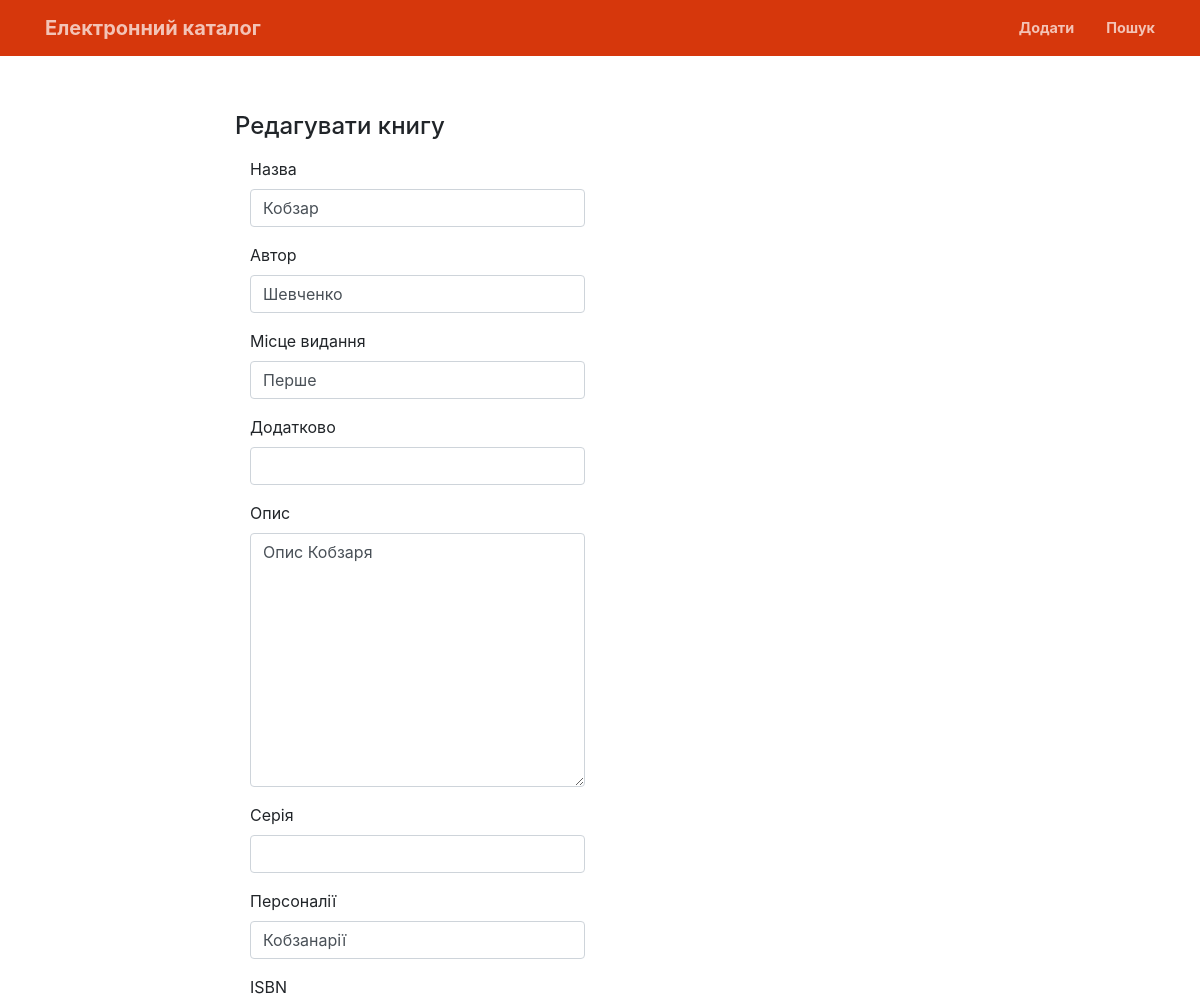
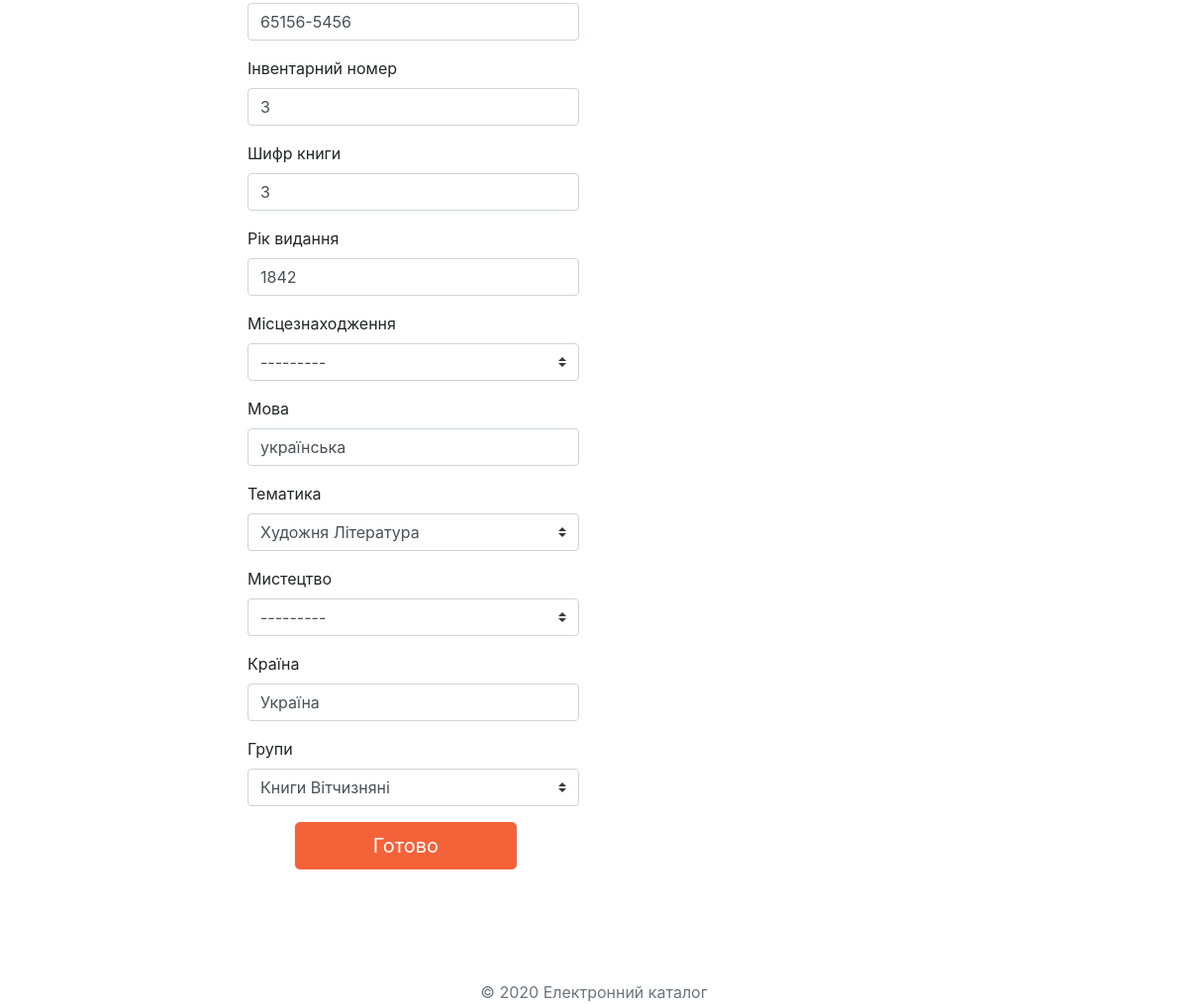
Screenshot of /about/1/edit with the database file from the repository (2 pictures, top to bottom).
### lgaapp/models.py (models this page shows, shortened)
class Book(models.Model):
	name = models.CharField(max_length=2000, db_index=True, verbose_name="Назва", default=None, blank=True)
	author = models.CharField(max_length=2000, verbose_name="Автор", default=None, blank=True)
	publication = models.CharField(max_length=200, db_index=True, verbose_name="Місце видання", default=None, blank=True)
	description = models.TextField(verbose_name="Опис", blank=True)
	series = models.CharField(max_length=200, db_index=True, verbose_name="Серія", blank=True)
	personality = models.CharField(max_length=200, db_index=True, verbose_name="Персоналії", default=None, blank=True)
	additional = models.CharField(max_length=200, db_index=True, verbose_name="Додатково", default=None, blank=True)
	isbn = models.CharField(max_length=20, verbose_name="ISBN", default=None, blank=True)
	inventory_number = models.CharField(max_length=200, verbose_name="Інвентарний номер", default=None, blank=True)
	cipher = models.CharField(max_length=200, verbose_name="Шифр книги", default=None, blank=True)
	year = models.CharField(max_length=200, verbose_name="Рік видання", default=None, blank=True)
	place = models.ForeignKey(Place, max_length=200, verbose_name="Місцезнаходження", default=None,on_delete=models.CASCADE, null=True, blank=True)
	language = models.CharField(max_length=200, db_index=True, verbose_name="Мова",default=None, blank=True)
	country = models.CharField(max_length=200, db_index=True, verbose_name="Країна", default=None, blank=True)
	subject = models.ForeignKey(Subject, max_length=200, verbose_name="Тематика", default=None, on_delete=models.CASCADE, null=True, blank=True)
	art = models.ForeignKey(Art, max_length=200, verbose_name="Мистецтво", default=None, on_delete=models.CASCADE, null=True, blank=True)
	group = models.ForeignKey(Group, max_length=200, verbose_name="Групи", default=None, on_delete=models.CASCADE, null=True, blank=True)
	slug = models.SlugField(max_length=2000, db_index=True, blank=True)
	class Meta:
		ordering = ['name']
		verbose_name = 'Книга'
		verbose_name_plural = 'Книги'

class Place(models.Model):
	name = models.CharField(max_length=200, db_index=True, unique=True)
	slug = models.SlugField(max_length=200, db_index=True, unique=True)
	class Meta:
		ordering = ['name']
		verbose_name = 'Місцезнаходження'
		verbose_name_plural = 'Місцезнаходження'
	def __str__(self):
		return str(self.name)

class Subject(models.Model):
	name = models.CharField(max_length=200, db_index=True, unique=True)
	slug = models.SlugField(max_length=200, db_index=True, unique=True)
	class Meta:
		ordering = ['name']
		verbose_name = 'Тематика'
		verbose_name_plural = 'Тематики'
	def __str__(self):
		return self.name

### lgaapp/views.py (the view)
# urls.py: url(r'^about/(?P<pk>(.*?)+)/edit', views.book_edit, name='edit-book'),
def book_edit(request, pk):
	if request.method == "POST":
		Book.objects.filter(pk=pk).delete()
		form = AddBook(request.POST)
		book = form.save(commit=False)
		book.save()
		return redirect('about-book', pk=book.pk)
	else:
		book = Book.objects.filter(pk=pk).get()
		form = AddBook(initial={'name': book.name,
								'author': book.author,
								'publication': book.publication,
								'description': book.description,
								'series': book.series,
								'personality': book.personality,
								'additional': book.additional,
								'isbn': book.isbn,
								'inventory_number': book.inventory_number,
								'cipher': book.cipher,
								'year': book.year,
								'place': book.place,
								'language': book.language,
								'country': book.country,
								'subject': book.subject,
								'art': book.art,
								'group': book.group,
								'slug': book.slug
								})
		return render(request, 'about/edit.html', {'form': form})

### lgaapp/models.py (called while the page is built)
	def __str__(self):
		return str(self.name)

	def __str__(self):
		return self.name

### lgaapp/templates/about/edit.html (shortened to what this page needs)
{% load static %} {% load crispy_forms_tags %}
<!doctype html>
<html lang="uk">
<head>
    <link rel="stylesheet" href="{% static 'css/style.css' %}">
</head>
<body>
<nav class="navbar navbar-expand-lg navbar-light fixed-top py-3" id="mainNav">
    <div class="container">
        <a class="navbar-brand js-scroll-trigger" href="/">Електронний каталог</a>
        <ul class="navbar-nav ml-auto my-2 my-lg-0">
            <li class="nav-item">
                <a class="nav-link js-scroll-trigger" href="{% url 'add-book' %}">Додати</a>
            </li>
            <li class="nav-item">
                <a class="nav-link js-scroll-trigger" href="/search">Пошук</a>
            </li>
        </ul>
    </div>
</nav>
<header>
    <div class="container h-100">
        <div class="row justify-content-md-center">
            <div class="col-md-8 order-md-4">
                <h4 class="mb-3">Редагувати книгу</h4>
                {% crispy form %}
            </div>
        </div>
    </div>
</header>
<footer class="my-5 pt-5 text-muted text-center text-small">
    <p class="mb-1">&copy; 2020 Електронний каталог</p>
</footer>
</body>
</html>

### rows the page displays
Book: name "Кобзар", author "Шевченко", publication "Перше", description "Опис Кобзаря", personality "Кобзанарії", isbn "65156-5456", inventory_number "3", cipher "3", year "1842", place "---------", language "українська", subject "Художня Література", art "---------", country "Україна", group "Книги Вітчизняні"
